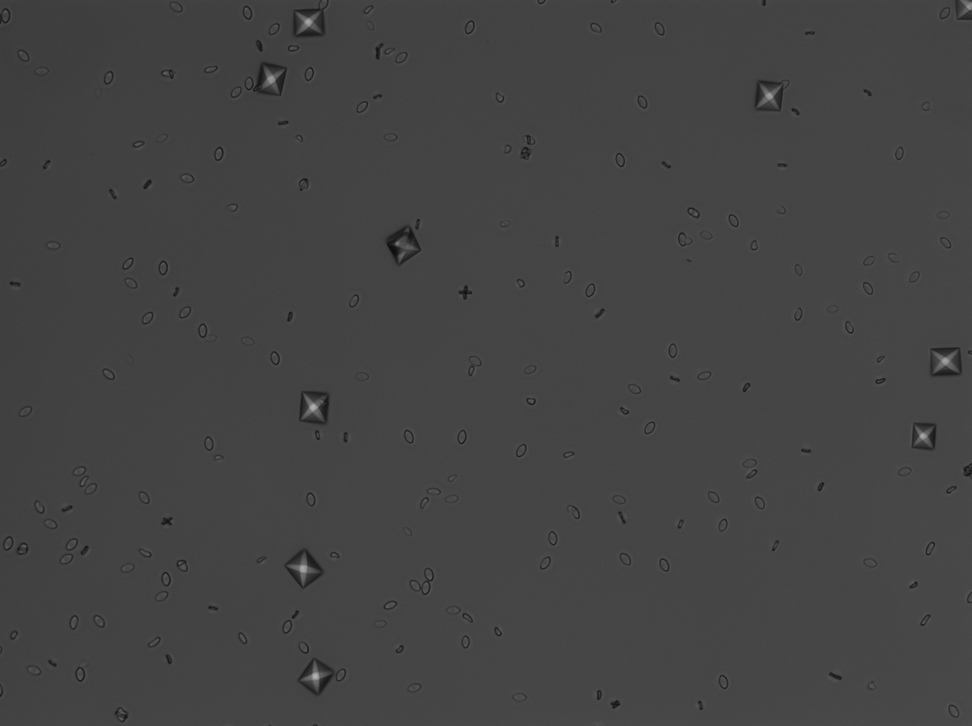
%> input picture 20180531_CaOxmicroscopy_Exp09_INS6005_INS6005_c06_w2_05_ch00.tif, 972 x 726 px, shrunk from 1392 x 1040 before the run
$ octave --eval "result = myimfcn(imread('20180531_CaOxmicroscopy_Exp09_INS6005_INS6005_c06_w2_05_ch00.tif'));"   (GNU Octave 9; MATLAB toolbox functions it lacks are replaced by stand-ins)
%> lines starting %> are read from the running program, lines starting %| are printed output that depends on the picture; in (x1, y1, x2, y2) boxes, pixels count from 0 and x2, y2 are one past the last pixel; in counts of white or black regions, pixels touching at a corner belong together; the program's own positions count from 1
function results = myimfcn(I)
%function for batch processing app to segment CaOx 20x images and classify particles using the previously trainedClassifier09_4

%Image Processing Function
%
% I      - Input image.
% RESULTS - A scalar structure with the processing results.
%


%--------------------------------------------------------------------------
% Auto-generated by imageBatchProcessor App.
%
% When used by the App, this function will be called for every input image
% file automatically. I contains the input image as a matrix. RESULTS is a
% scalar structure containing the results of this processing function.
%
%--------------------------------------------------------------------------


%input images - CaOx images 20x objective - COM/COD classification analysis 09
%uses trained classifier 09_4

%output: count, mean and median size of all 4 classes: COD, COM, rods, dirt


%% ---detect edges---
Ismooth = imgaussfilt(I,1.4);
threshold = 0.03; % edge detection
fudgeFactor = 0.5;
BWs = edge(Ismooth,'sobel', threshold * fudgeFactor); %make binary image of edges
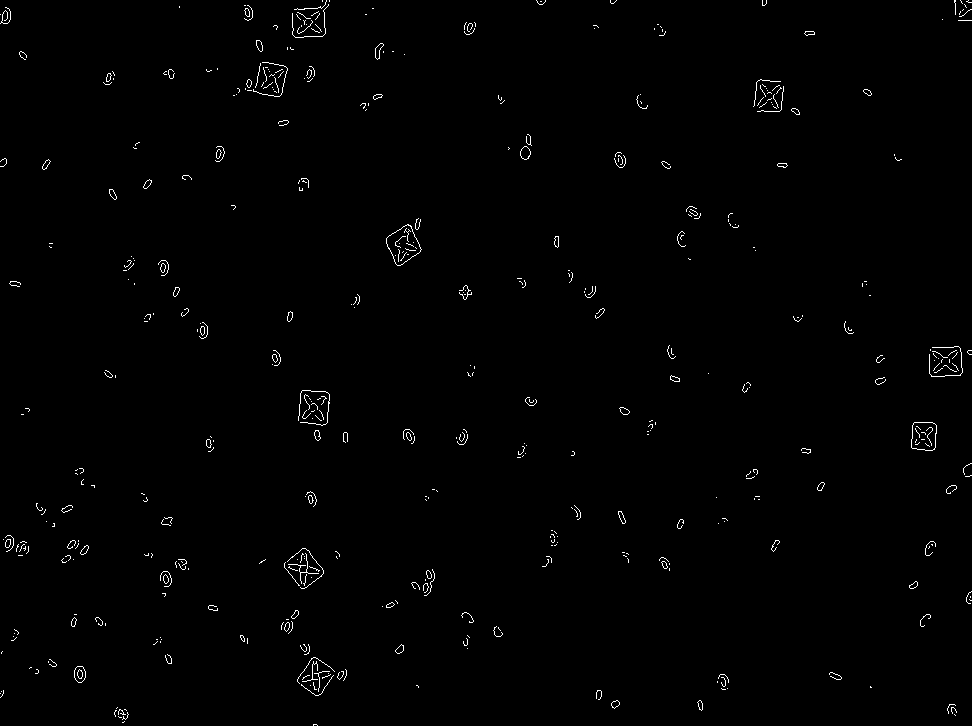
%> BWs: size 726x972 logical; 0.79% white in thin lines or dots

%% --- morphologically close image and fill holes--
se = strel('disk',4,4); % structuring element r=2; lines =4
closeBW = imclose(BWs,se); % close edges
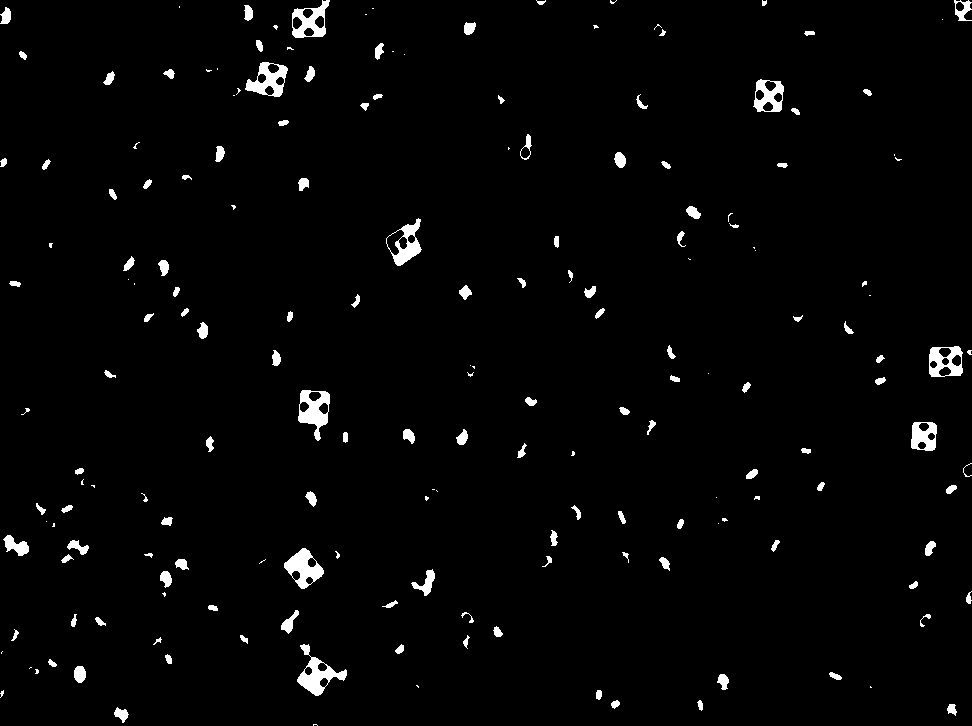
%> closeBW: size 726x972 logical; 2.2% white; 185 white regions (54 under 20 px), largest, box (x1, y1, x2, y2) and area: (297, 644, 347, 696) 895, (298, 390, 330, 441) 832, (284, 548, 324, 589) 811

BWdfill = imfill(closeBW, 'holes'); %fill holes
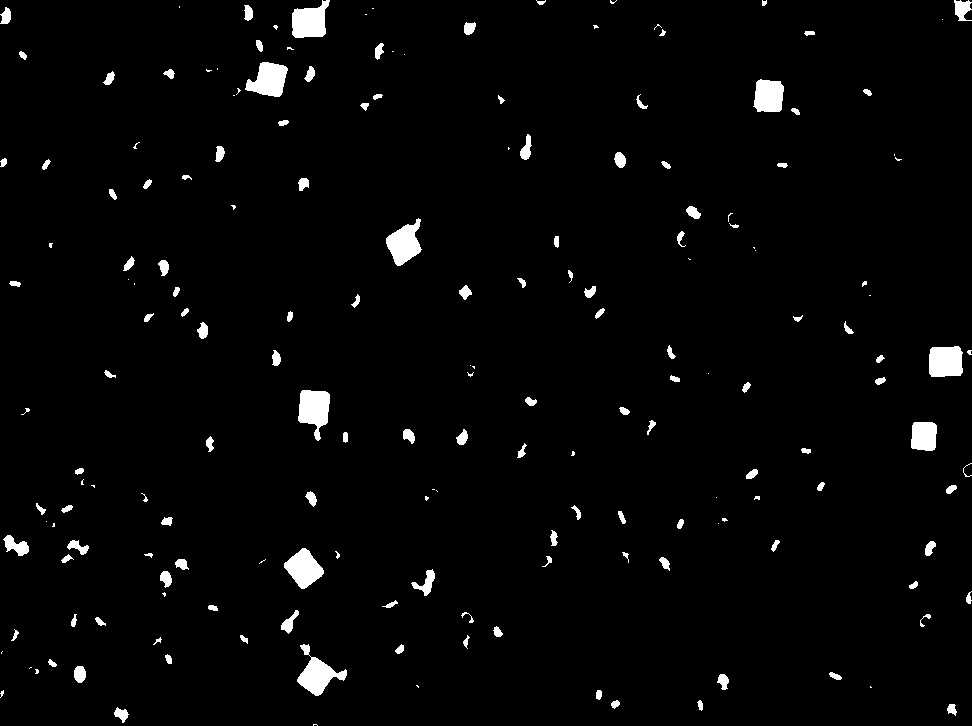
%> BWdfill: size 726x972 logical; 2.5% white; 185 white regions (54 under 20 px), largest, box (x1, y1, x2, y2) and area: (298, 390, 330, 441) 1057, (297, 644, 347, 696) 1049, (292, 0, 330, 38) 1005

%% --- watershed transform based on intensities to seperate COD---

BWfinal_bw_unit8 = uint8 (BWdfill); %convert logical to integer
CaOxmask1 = I .* BWfinal_bw_unit8;
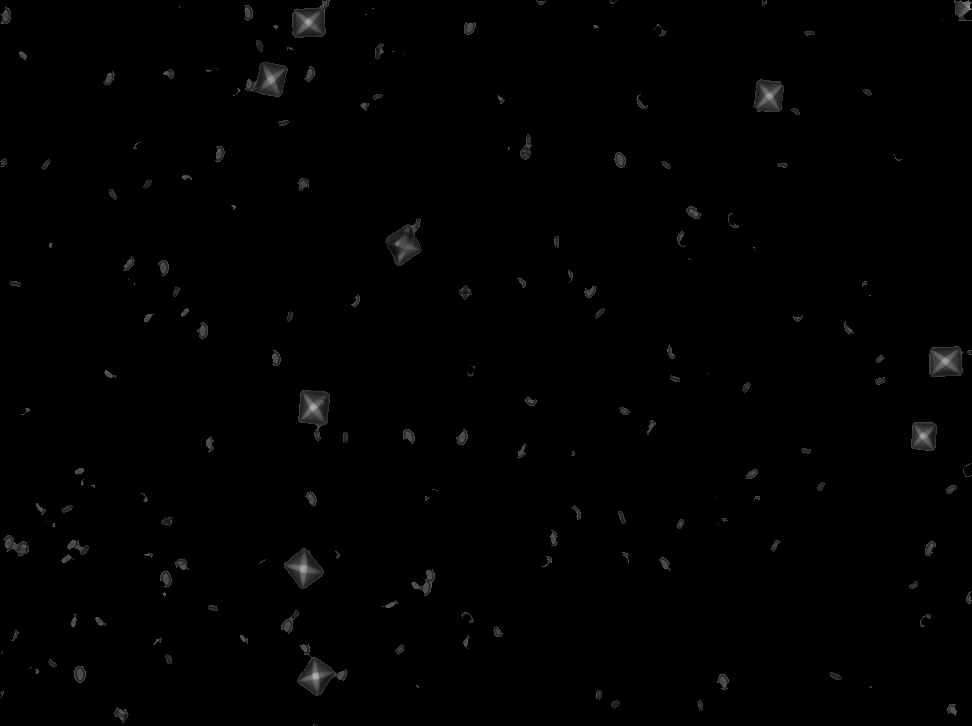
%> CaOxmask1: size 726x972 uint8; min 0, max 180, mean 1.5

seD = strel('disk',5); % structuring element, decrease for higher segmentation
CaOxmask2 = imopen(CaOxmask1,seD); % smoothen with imopen
CaOxmask3 = imregionalmax (CaOxmask2);% create seeds for intensity based watershed
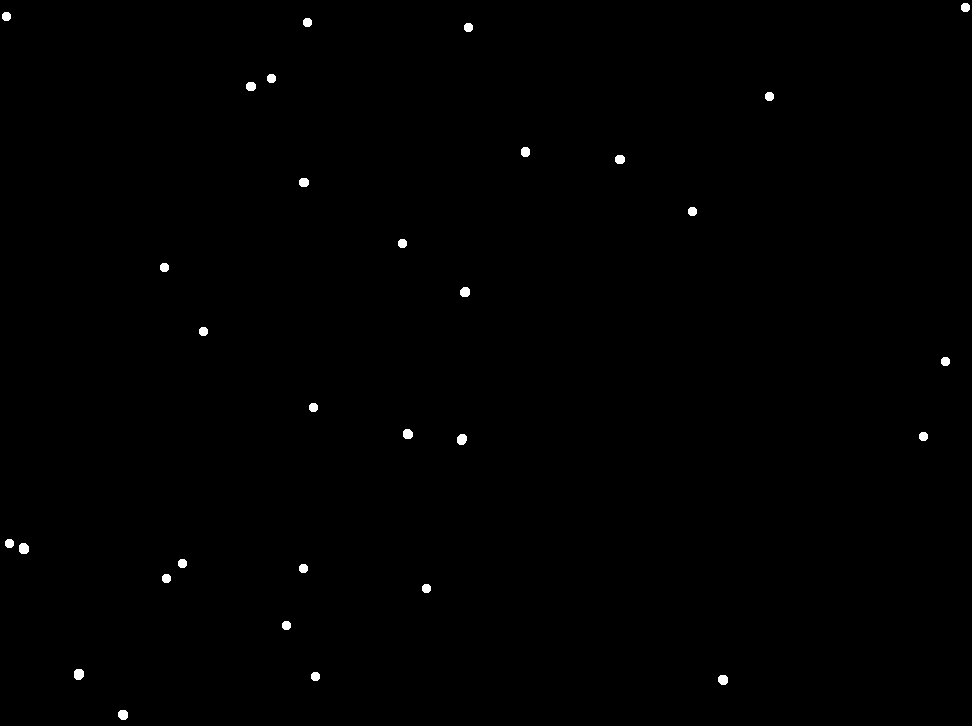
%> CaOxmask3: size 726x972 logical; 0.33% white; 31 white regions, largest, box (x1, y1, x2, y2) and area: (19, 543, 29, 554) 95, (74, 669, 84, 680) 95, (457, 434, 467, 445) 91

%> (the run ends here)
